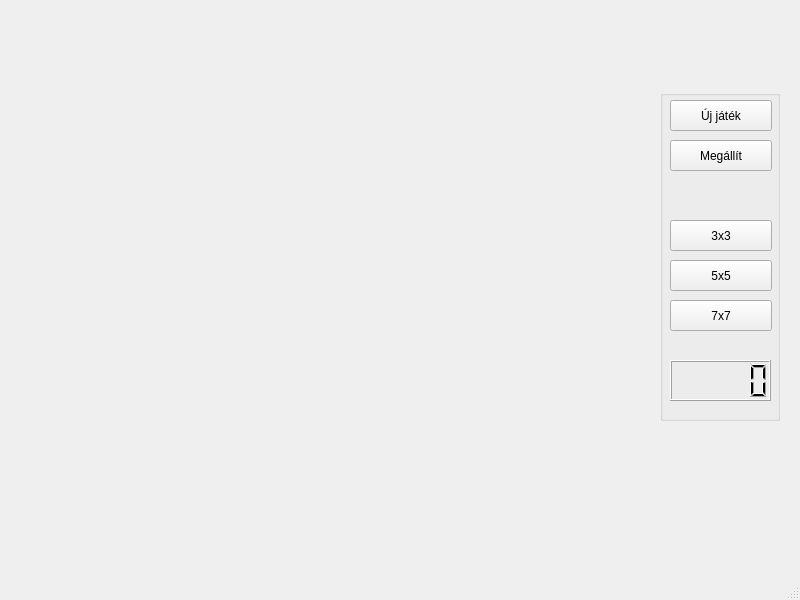
<?xml version="1.0" encoding="UTF-8"?>
<ui version="4.0">
 <class>HuntingMainWindow</class>
 <widget class="QMainWindow" name="HuntingMainWindow">
  <property name="geometry">
   <rect>
    <x>0</x>
    <y>0</y>
    <width>800</width>
    <height>600</height>
   </rect>
  </property>
  <property name="windowTitle">
   <string>HuntingMainWindow</string>
  </property>
  <widget class="QWidget" name="centralwidget">
   <widget class="QGroupBox" name="groupBox">
    <property name="geometry">
     <rect>
      <x>660</x>
      <y>90</y>
      <width>120</width>
      <height>331</height>
     </rect>
    </property>
    <property name="title">
     <string/>
    </property>
    <widget class="QPushButton" name="newGameButton">
     <property name="geometry">
      <rect>
       <x>10</x>
       <y>10</y>
       <width>102</width>
       <height>31</height>
      </rect>
     </property>
     <property name="text">
      <string>Új játék</string>
     </property>
    </widget>
    <widget class="QPushButton" name="pauseContinueButton">
     <property name="geometry">
      <rect>
       <x>10</x>
       <y>50</y>
       <width>102</width>
       <height>31</height>
      </rect>
     </property>
     <property name="text">
      <string>Megállít</string>
     </property>
    </widget>
    <widget class="QLCDNumber" name="pointCounter">
     <property name="geometry">
      <rect>
       <x>10</x>
       <y>270</y>
       <width>101</width>
       <height>41</height>
      </rect>
     </property>
    </widget>
    <widget class="QPushButton" name="dimension3Button">
     <property name="geometry">
      <rect>
       <x>10</x>
       <y>130</y>
       <width>102</width>
       <height>31</height>
      </rect>
     </property>
     <property name="text">
      <string>3x3</string>
     </property>
    </widget>
    <widget class="QPushButton" name="dimension5Button">
     <property name="geometry">
      <rect>
       <x>10</x>
       <y>170</y>
       <width>102</width>
       <height>31</height>
      </rect>
     </property>
     <property name="text">
      <string>5x5</string>
     </property>
    </widget>
    <widget class="QPushButton" name="dimension7Button">
     <property name="geometry">
      <rect>
       <x>10</x>
       <y>210</y>
       <width>102</width>
       <height>31</height>
      </rect>
     </property>
     <property name="text">
      <string>7x7</string>
     </property>
    </widget>
   </widget>
   <widget class="QWidget" name="playerArea" native="true">
    <property name="geometry">
     <rect>
      <x>20</x>
      <y>20</y>
      <width>631</width>
      <height>511</height>
     </rect>
    </property>
   </widget>
  </widget>
  <widget class="QMenuBar" name="menubar">
   <property name="geometry">
    <rect>
     <x>0</x>
     <y>0</y>
     <width>800</width>
     <height>21</height>
    </rect>
   </property>
  </widget>
  <widget class="QStatusBar" name="statusbar"/>
 </widget>
 <resources/>
 <connections/>
</ui>
